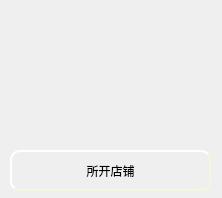
<?xml version="1.0" encoding="UTF-8"?>
<ui version="4.0">
 <class>MerTableItem</class>
 <widget class="QWidget" name="MerTableItem">
  <property name="geometry">
   <rect>
    <x>0</x>
    <y>0</y>
    <width>222</width>
    <height>198</height>
   </rect>
  </property>
  <property name="windowTitle">
   <string>Form</string>
  </property>
  <widget class="QLabel" name="lb_head">
   <property name="geometry">
    <rect>
     <x>10</x>
     <y>10</y>
     <width>204</width>
     <height>72</height>
    </rect>
   </property>
   <property name="styleSheet">
    <string notr="true"/>
   </property>
   <property name="text">
    <string/>
   </property>
  </widget>
  <widget class="QLabel" name="lb_name">
   <property name="geometry">
    <rect>
     <x>10</x>
     <y>90</y>
     <width>201</width>
     <height>51</height>
    </rect>
   </property>
   <property name="font">
    <font>
     <family>微软雅黑</family>
     <pointsize>14</pointsize>
    </font>
   </property>
   <property name="styleSheet">
    <string notr="true">color: rgb(255, 0, 0);</string>
   </property>
   <property name="text">
    <string/>
   </property>
   <property name="alignment">
    <set>Qt::AlignCenter</set>
   </property>
  </widget>
  <widget class="QPushButton" name="pushButton">
   <property name="geometry">
    <rect>
     <x>10</x>
     <y>150</y>
     <width>201</width>
     <height>41</height>
    </rect>
   </property>
   <property name="font">
    <font>
     <family>微软雅黑</family>
    </font>
   </property>
   <property name="styleSheet">
    <string notr="true">QPushButton{
	background-image: url(:/ico/pb1.jpg);
    border-style: outset;
    border-width: 2px;
    border-radius: 10px;
    border-color: beige;
    min-width: 5em;
    padding: 6px;
}
QPushButton:hover
{
	
	background-image: url(:/ico/pb.jpg);
    border-style: inset;
}

QPushButton:pressed{
	
	background-image: url(:/ico/pb2.jpg);
    border-style: inset;
}


</string>
   </property>
   <property name="text">
    <string>所开店铺</string>
   </property>
  </widget>
 </widget>
 <resources/>
 <connections/>
</ui>
